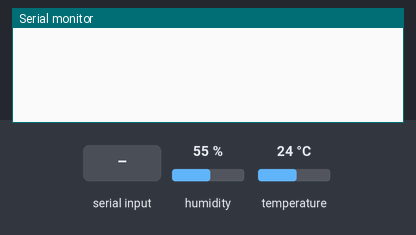
Simulated run of this sketch. Board: Arduino Uno, built with avr-gcc and run on an emulated ATmega328P. Shown: the last lines printed to the serial monitor. Inputs (shaded band) come from the test bench; at power-on: humidity 55 %, temperature 24 °C.

Above: at 4.0 s.
4.1 s: "1" received over Serial
At 6.8 s:
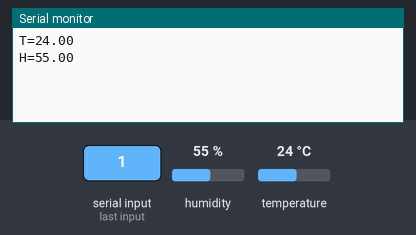
7.5 s: humidity set to 22 %
9.0 s: temperature set to 12 °C
At 10.2 s:
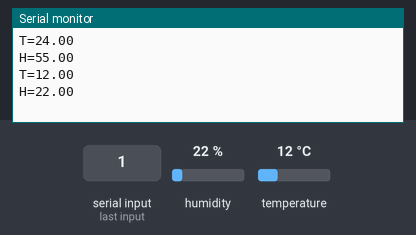
10.5 s: humidity set to 40 %
At 12.6 s:
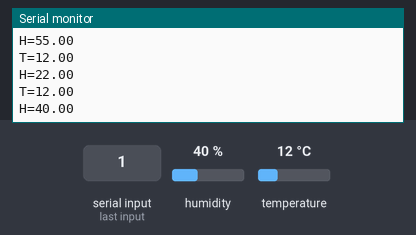

Measured:
- after the input at 4.1 s, the serial monitor: prints a new line after 1.9 s (image 1)
- after the input at 9.0 s, the serial monitor: prints a new line at once (image 2)
- after the input at 10.5 s, the serial monitor: prints a new line after 1.5 s (image 3)

The sketch:

Arduino.ino
```cpp
#include "dht_nonblocking.h"
#include "SoftwareSerial.h"

// Setup HC-06
static const int BT_RXD_PIN = 0;
static const int BT_TXD_PIN = 1;
SoftwareSerial BT(BT_RXD_PIN, BT_TXD_PIN);
char c = ' ';
String readString;

// Setup DHT11
#define DHT_SENSOR_TYPE DHT_TYPE_11

static const int DHT_SENSOR_PIN = 2;
DHT_nonblocking dht_sensor(DHT_SENSOR_PIN, DHT_SENSOR_TYPE);

void setup() {
  pinMode(BT_RXD_PIN, INPUT_PULLUP);
  pinMode(BT_TXD_PIN, OUTPUT);
  // Ready arduino
  Serial.begin(9600);

  // Ready HC-06
  BT.begin(9600);
}

void loop() {
  float humidity,temperature;

  /* Measure temperature and humidity.  If the functions returns
     true, then a measurement is available. */
  if(measure_environment(&temperature, &humidity))
  {

    // Check serial for availabilty
    if(Serial.available())
    {
      // Format Temperature string and send its C value
      String tempStr = "T=" + String(temperature);
      Serial.println(tempStr.c_str());

      // Format Humidity string and send its C value
      String humidStr = "H=" + String(humidity);
      Serial.println(humidStr.c_str());
    }
  }
}

/*
 * Poll for a measurement, keeping the state machine alive.  Returns
 * true if a measurement is available.
 */
static bool measure_environment( float *temperature, float *humidity )
{
  static unsigned long measurement_timestamp = millis( );

  // Measure once every four seconds.
  if( millis( ) - measurement_timestamp > 3000ul )
  {
    if( dht_sensor.measure( temperature, humidity ) == true )
    {
      measurement_timestamp = millis( );
      return( true );
    }
  }

  return( false );
}
```
